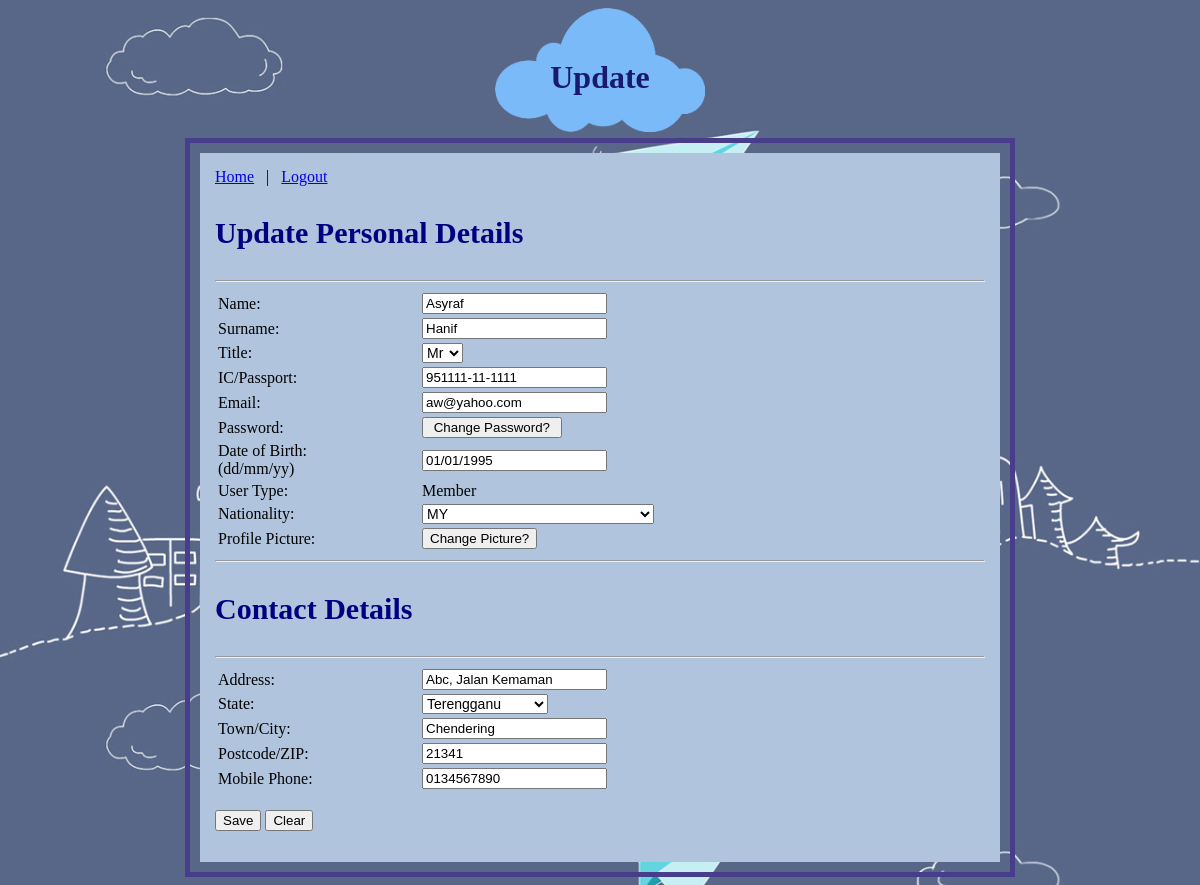
The app's page /member/edit.php?email=aw@yahoo.com (signed in) with its own data.
### tables this page shows
CREATE TABLE `tbluser` (
  `Email` varchar(50) NOT NULL,
  `Password` varchar(50) NOT NULL,
  `Title` varchar(3) NOT NULL,
  `Name` varchar(100) NOT NULL,
  `Surname` varchar(100) NOT NULL,
  `DateOfBirth` varchar(15) NOT NULL,
  `ICPassport` varchar(15) NOT NULL,
  `Nationality` varchar(5) NOT NULL,
  `Address` varchar(100) NOT NULL,
  `State` varchar(50) NOT NULL,
  `TownCity` varchar(50) NOT NULL,
  `PostcodeZIP` varchar(10) NOT NULL,
  `MobilePhone` varchar(15) NOT NULL,
  `UserType` char(1) NOT NULL,
  `Department` varchar(50) DEFAULT '-',
  `IDWorker` varchar(20) NOT NULL DEFAULT '-',
  `ImgPath` varchar(40) DEFAULT NULL,
  PRIMARY KEY (`Email`,`IDWorker`),
  KEY `UserType` (`UserType`),
  KEY `Email` (`Email`),
  CONSTRAINT `UserType` FOREIGN KEY (`UserType`) REFERENCES `category` (`UserType`) ON DELETE CASCADE ON UPDATE CASCADE
);

### member/edit.php (the view, shortened to what this page needs)
<html>
<head>
<link rel="stylesheet" type="text/css" href="../css/design.css">
<?php
	$email = $_GET['email'];
	$sql="SELECT * FROM tbluser where Email='".$email."'";
	$result=mysql_query($sql);
	$row = mysql_fetch_row($result);
?>
</head>
<body>
	<div id="tile">
	<h1>Update</h1></div>
	<div id="wrapper">
	<div id="bg1">
	<form name="form" method="post" action="save.php">
	<?php include('../include/valid2.php'); ?>
		<h3>Update Personal Details</h3>
	<hr>
		<table border="0">
			<tr>
				<td width="200"> Name: </td>
				<td><input type="text" name="name" value="<?php echo $row[3]; ?>" /required /> </td>
			</tr>
			<tr>
				<td width="200"> Surname: </td>
				<td> <input type="text" name="surname" value="<?php echo $row[4]; ?>" required /> </td>
			</tr>
			<tr>
				<td width="200"> Title:  </td>
				<td> <select name="title">
				<option value="<?php echo $row[2]; ?> "><?php echo $row[2]; ?> </option>
				</select></td>
			</tr>
			<tr>
				<td width="200"> IC/Passport: </td>
				<td> <input type="text" name="ic" value="<?php echo $row[6]; ?>" required /> </td>
			</tr>
			<tr>
				<td width="200"> Email:  </td>
				<td> <input type="text" name="email" value="<?php echo $row[0]; ?>" required /> </td>
			</tr>
			<tr>
				<td width="200"> Password: </td>
				<td> <input type="button" name="pass" value=" Change Password? " onClick="window.location.href='passwordM.php'" required /> </td>
			</tr>
			<tr>
				<td width="200"> Date of Birth:  <br> (dd/mm/yy)</td>
				<td> <input type="text" name="dob" value="<?php echo $row[5]; ?>" required /></td>
			</tr>
			<tr>
				<td width="200"> User Type: </td>
				<td> Member </td>
			</tr>
			<tr>
				<td width="200"> Nationality: </td>
				<td> <select name="nationality">
				<option value="<?php echo $row[7]; ?> "><?php echo $row[7]; ?> </option>
				<option value="ZW">Zimbabwe</option></td>
			<tr>
			<td width="200">Profile Picture: </td>
			<td> <input type="button" name="pic" onclick="openWin()" value="Change Picture?" /> </td>
			</tr>
			</tr>
		</table>
	<hr>
	<h3>Contact Details</h3>
	<hr>
		<table border="0">
			<tr>
				<td width="200"> Address: </td>
				<td> <input type="text" name="address" value="<?php echo $row[8]; ?>" required /> </td>
			</tr>
			<tr>
				<td width="200"> State: </td>
				<td> <select name="state">
				<option value="<?php echo $row[9]; ?>"><?php echo $row[9]; ?></option>
				</select>
				</td>
			</tr>
			<tr>
				<td width="200"> Town/City: </td>
				<td> <input type="text" name="town" value="<?php echo $row[10]; ?>" required /></td>
			</tr>
			<tr>
				<td width="200"> Postcode/ZIP: </td>
				<td> <input type="text" name="zip" value="<?php echo $row[11]; ?>" required /></td>
			</tr>
			<tr>
				<td width="200"> Mobile Phone: </td>
				<td> <input type="text" name="hp" value="<?php echo $row[12]; ?>" required /></td>
			</tr>
		</table>
			<tr>
				<br>
				<td><input type="submit" onClick="return conf('Update Information?')" name="Save" value="Save" /></td>
				<td><input type="Reset" name="Clear" value="Clear" /></td>
			</tr>
	</form>
</body>
</html>

### css/design.css (style rules this page uses)
body { background-image:url("../images/bg1.jpg"); background-repeat:repeat-y; background-size:100%; }
h1 { color : MidnightBlue; text-align:center; }
h3 { font-size : 30px; color : Navy; }
select { font-size : 14px; }
hr { color:blue; }
#wrapper { width:800px; margin:0px auto; padding:10px; border: 5px solid; border-color:darkslateblue; }
#bg1 { background-color : LightSteelBlue; padding:15px; }
#tile { background-image:url("../images/cloud.jpg"); background-repeat:no-repeat; margin-left: auto; margin-right: auto; height:70px; width:150px; background-size:100%; padding:30px 30px 30px 30px; position:center; }

### records on screen
tbluser: name "Asyraf", surname "Hanif", title "Mr", ic "951111-11-1111", email "aw@yahoo.com", dob "01/01/1995", nationality "MY", address "Abc, Jalan Kemaman", state "Terengganu", town "Chendering", zip "21341", hp "0134567890"
